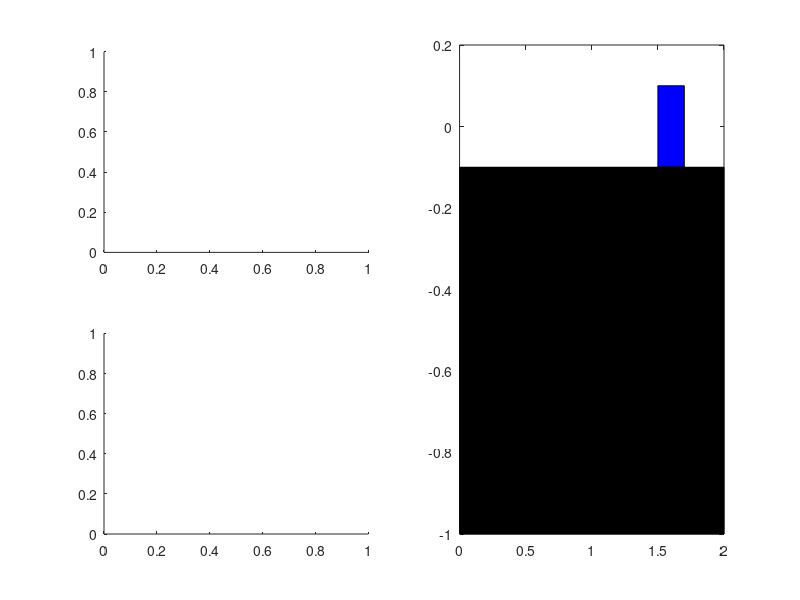

The MATLAB script that drew this image: (Note: this script raises an error after producing the figure.)
% Spring-Mass System/Simple Harmonic Oscillator Animation
% See Tutorial 2.3

% Copyright (c) 2015 Dmitry Savransky (ds264@cornell.edu)

w0 = 10;    %rad/s natural frequency
x0 = 1;     %m spring rest length
p0 = 1.5;   %m initial position
v0 = 0;     %m/s initial velocity

t = 0:1/40:60; %seconds

x = x0 + (p0 - x0)*cos(w0*t) + v0/w0*sin(w0*t); %position trajectory
xd = -(x0 - p0)*w0*sin(w0*t)+v0*cos(w0*t); %velocity trajectory

f = figure(1);
clf
set(f,'Position',[1,1,1200,700])
s1 = subplot(2,2,1);
s2 = subplot(2,2,3);
s3 = subplot(2,2,[2,4]);

%set up animation
axes(s3)
bx = fill([0,2,2,0,0]/10+x(1),[1,1,-1,-1,1]/10,'b');
hold on
tbl = fill([0,max(x)+0.5,max(x)+0.5,0,0],[-0.1,-0.1,-1,-1,-0.1],'k');
sprng = drawSpring([0,0],[x(1),0],10,0.05);
sprng = plot(sprng(1,:),sprng(2,:));
hold off
axis equal
axis([0,max(x)+0.5,-0.5,0.5])
set(s3,'FontName','Times','FontSize',18)
xlabel('$\mathbf{e}_1 \rightarrow$','Interpreter','Latex')
ylabel('$\mathbf{e}_2 \rightarrow$','Interpreter','Latex')

%set up plots
axes(s1)
pos = plot(t(1),x(1),'Linewidth',2);
set(s1,'FontName','Times','FontSize',18)
xlabel('Time (s)','Interpreter','Latex')
ylabel('Position (m)','Interpreter','Latex')
axes(s2)
vel = plot(t(1),xd(1),'Linewidth',2);
set(s2,'FontName','Times','FontSize',18)
xlabel('Time (s)','Interpreter','Latex')
ylabel('Velocity (m/s)','Interpreter','Latex')


%animate
for j = 2:length(t)
    pause(t(j)-t(j-1))
    set(bx,'XData',get(bx,'XData')+(x(j) - x(j-1)));
    tmp = drawSpring([0,0],[x(j),0],10,0.05);
    set(sprng,'XData',tmp(1,:),'YData',tmp(2,:));
    set(pos,'XData',t(1:j),'YData',x(1:j));
    set(vel,'XData',t(1:j),'YData',xd(1:j));
    if t(j) < 5
        set(s1,'Xlim',[0,5])
        set(s2,'Xlim',[0,5])
    else
        set(s1,'XLimMode','auto')
        set(s2,'XLimMode','auto')
    end
end